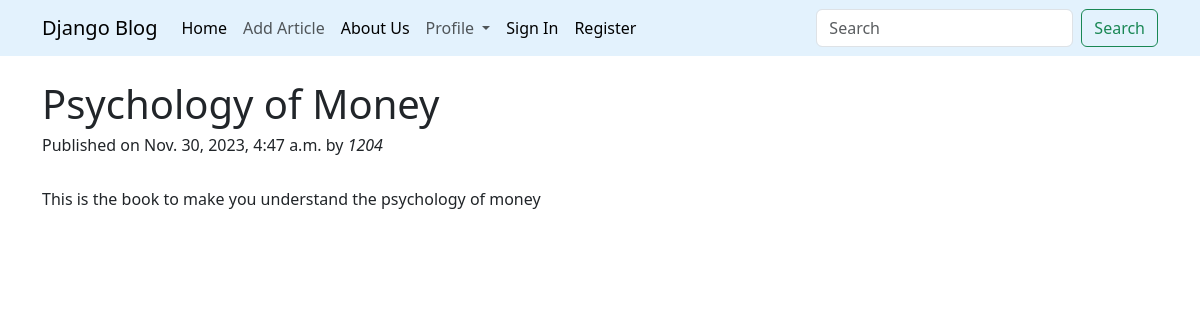
Page /articles/articles/psychology-of-money/ on the committed database.
### articles/models.py (models this page shows, shortened)
class Article(models.Model):
    title = models.CharField(max_length=200)
    description = models.TextField()
    slug = models.SlugField(max_length=100, unique=True)
    published = models.DateTimeField(auto_now_add=True)
    author = models.ForeignKey(User, on_delete=models.CASCADE)

### articles/views.py (the view)
# urls.py: path('articles/<slug:slug>/', article_details, name='article_details'),
def article_details(request, slug):
    article = get_object_or_404(Article, slug=slug)
    return render(request, 'article_details.html', {'article': article})

### articles/templates/article_details.html (shortened to what this page needs)
{% extends 'base.html' %}
{% block body %}
<div class="container mt-4" >
    <h1> {{article.title}} </h1>
    <h6> Published on {{article.published}} by <i> {{article.author}}</i></h6>
    <br>
    <p>{{article.description}}</p>
</div>
{% endblock %}

### rows in the picture
Article: title "Psychology of Money", published "Nov. 30, 2023, 4:47 a.m.", author "1204", description "This is the book to make you understand the psychology of money"
